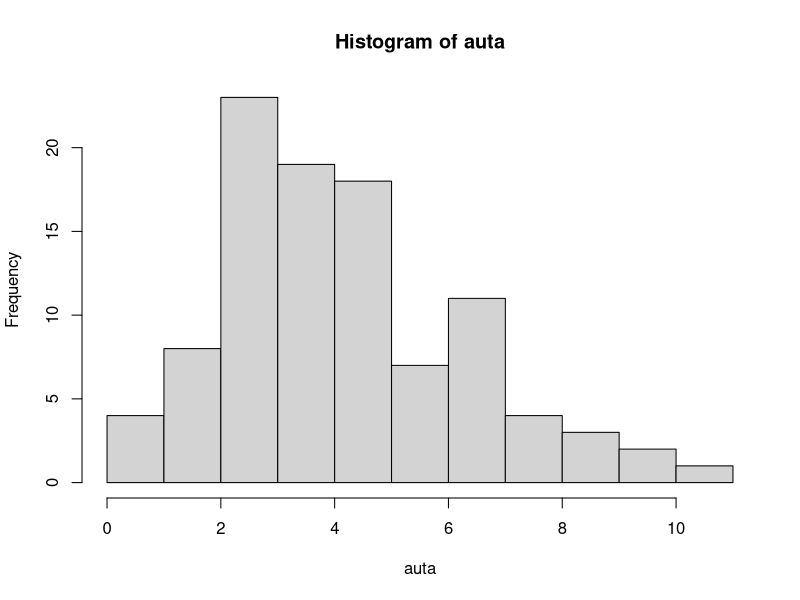
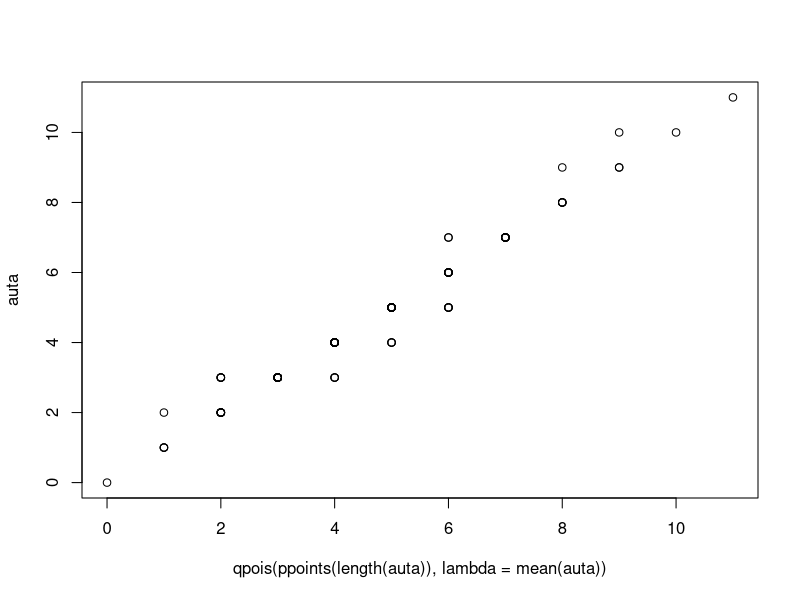
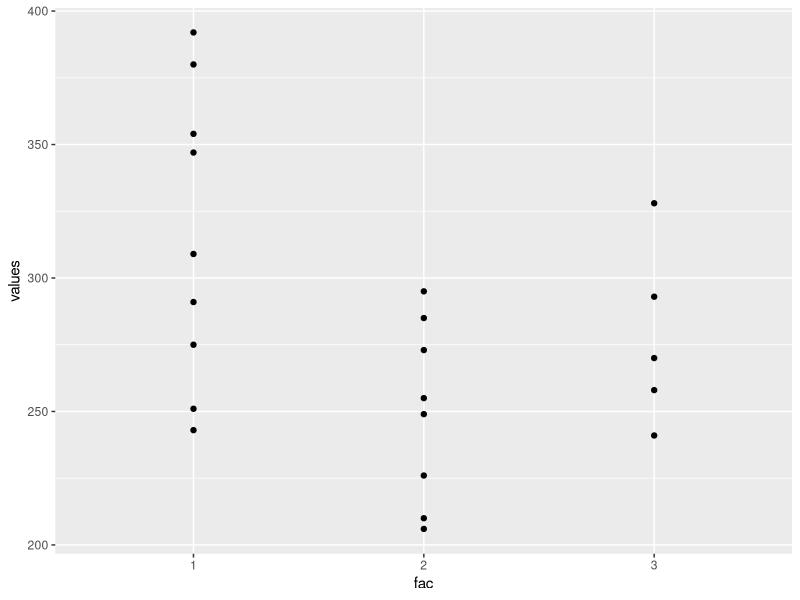
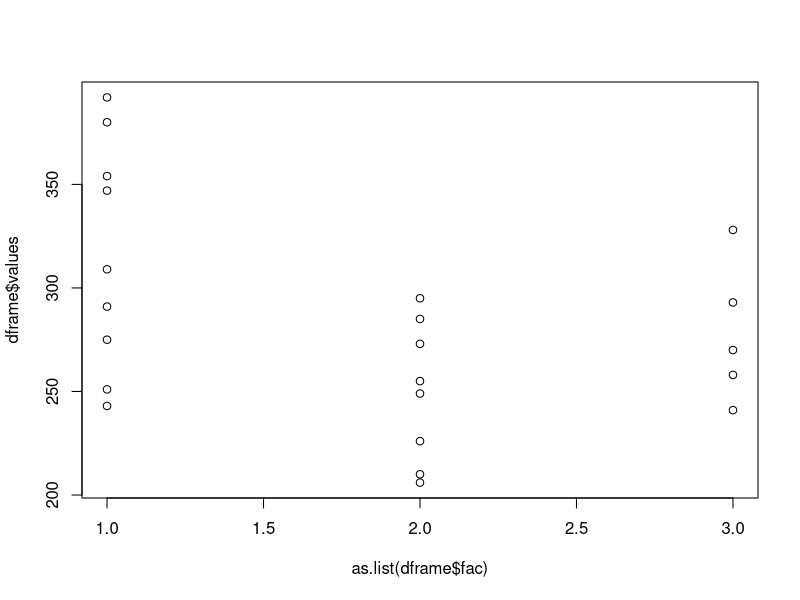
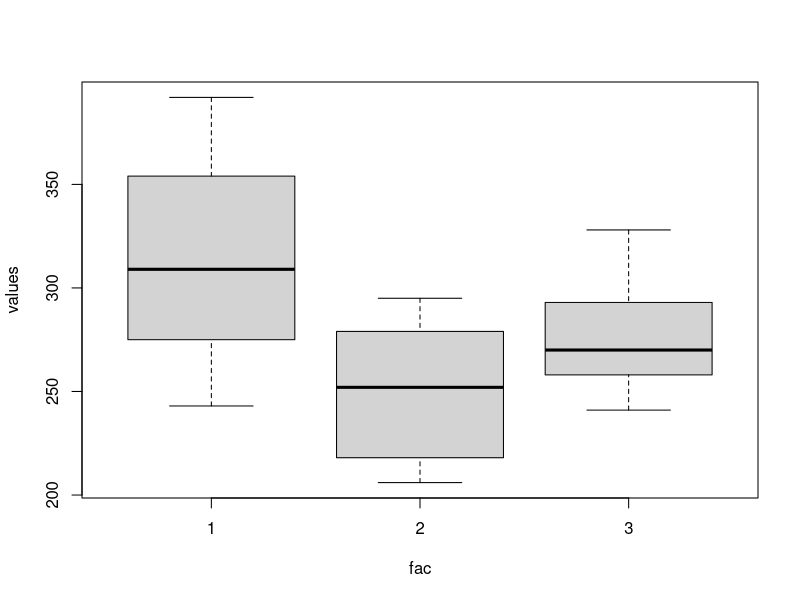

Reproduce these figures in R, in order.
par(ask = TRUE)
require(ggplot2)

#=======================================================================
#  1)
#=======================================================================



#=======================================================================
#  2)
#=======================================================================
auta = c(4, 6, 3, 3, 6, 4, 9, 7, 5, 4, 2, 7, 5, 3, 4, 4, 7, 4, 1, 6, 4, 5, 8, 3, 5,
7, 4, 8, 5, 7, 2, 7, 3, 4, 3, 3, 3, 3, 5, 8, 4, 2, 9, 5, 1, 10, 8, 0, 3, 4,
5, 4, 5, 4, 5, 3, 5, 6, 3, 2, 11, 10, 4, 5, 4, 5, 9, 3, 5, 7, 3, 3, 2, 7, 3,
7, 3, 4, 5, 5, 3, 1, 5, 2, 7, 4, 3, 7, 3, 6, 5, 3, 2, 4, 2, 4, 6, 3, 6, 3)

summary(auta)
sd(auta)
var(auta)
quartiles = quantile(auta, c(0.25, 0.75), names=FALSE )
iqr = quartiles[2] - quartiles[1]
iqr

table(auta)

 
hist(auta)


qqplot(qpois(ppoints(length(auta)), lambda=mean(auta)), auta)


# alternative hypothesis is median > 4
# P-value test
wilcox.test(auta, mu=4, alternative="greater")
#  we reject null hypothesis; alternative holds 
# however symmetry doesn't hold !!

n_minus=length(auta[auta<4])
n_minus                     
n_plus=length(auta[auta>4])
n_plus                       
pbinom(n_plus, n_plus+n_minus, 0.5)
pvalue=1-pbinom(n_plus, n_plus+n_minus, 0.5)
pvalue
# not assuming symmetry we can not reject

# =======================
# normalne ma wilcox vyssi silu:
#   
#> xx=rnorm(100)
#> wilcox.test(xx)
# V = 2432, p-value = 0.7505
#> n_plus=length(xx[xx>0])
#> 2*(1-pbinom(n_plus, 100, 0.5))
# [1] 1.382701
#> 2*(pbinom(n_plus, 100, 0.5))
# pvalue of sign test: [1] 0.6172994

#=======================================================================
#  3)
#=======================================================================
n1=1600; a1=3.288; s1=0.649; n2=900; a2=3.314; s2=0.592
sx=sqrt( ((n1-1)*s1^2 + (n2-1)*s2^2)/ (n1+n2-2) )
T=(a2-a1)/sx/sqrt(1/n1+1/n2)
T
sx
pv=pt(T, df=n1+n2-2)
pv
# alternative is a2-a1>0
pvalue=1-pv
pvalue
# can not reject null hypothesis (neporkazali jsme ucinnost flourovani)
#=======================================================================
#  4)
#=======================================================================
freq=c(45, 26, 25, 27, 22, 32, 21, 26, 40, 34)
chisq.test(freq, p=rep(1/10,10))

# recreate original values
values=rep(1:10, freq)
values

mean(values)
var(values)

# chi square rucne

# expected frequency (same for all values)
expected=sum(freq)/10
chi=sum( (freq - expected)^2/expected)
chi
1-pchisq(chi, df=9)

# same as R-implementation
# we reject hypothesis about distribution

#=======================================================================
#  5)
#=======================================================================
v1=c(243, 251, 275, 291, 347, 354, 380, 392, 309)
v2=c(206, 210, 226, 249, 255, 273, 285, 295)
v3=c(241, 258, 270, 293, 328)

# create data frame
values=c(v1,v2,v3)
sizes=c(length(v1),length(v2),length(v3))
factors=factor( rep(1:3,sizes) )
dframe=data.frame( values, fac=factors )
#
# simplier
# dframe=stack(list(v1=v1,v2=v2,v3=v3))



# scatter plot
ggplot(dframe, aes(fac,values))+geom_point()
plot(as.list(dframe$fac), dframe$values)



# box plot
boxplot(values~fac,dframe)


# general linear model
model=aov(values~fac,dframe)
summary(model)
# Rejecting null hypothesis

# posthoc analysis using Tukey
TukeyHSD(model)

# significant difference in 1-2 pair


# posthoc analysis using pairwise T test with compensation
pairwise.t.test(dframe$val, dframe$fac, p.adjust.method="b")
pairwise.t.test(dframe$val, dframe$fac, p.adjust.method="holm")

# same result as Tukey, for 1-3 and 2-3 have larger error of second kind (since Tukey should be exact)



